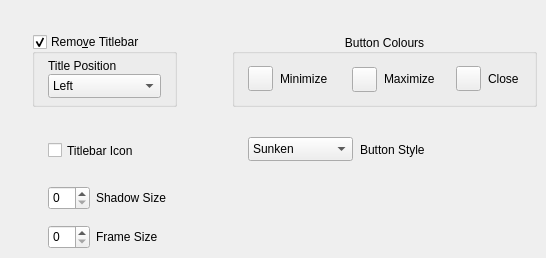
    <widget class="QWidget" name="page_2">
     <widget class="QGroupBox" name="groupBox_Removetitlebar">
      <property name="geometry">
       <rect>
        <x>32</x>
        <y>34</y>
        <width>145</width>
        <height>73</height>
       </rect>
      </property>
      <property name="title">
       <string>Remo&amp;ve Titlebar</string>
      </property>
      <property name="checkable">
       <bool>true</bool>
      </property>
      <widget class="QLabel" name="label">
       <property name="geometry">
        <rect>
         <x>16</x>
         <y>24</y>
         <width>81</width>
         <height>16</height>
        </rect>
       </property>
       <property name="text">
        <string>Title Position</string>
       </property>
      </widget>
      <widget class="QComboBox" name="comboTitleposition">
       <property name="geometry">
        <rect>
         <x>16</x>
         <y>40</y>
         <width>113</width>
         <height>24</height>
        </rect>
       </property>
       <item>
        <property name="text">
         <string>Left</string>
        </property>
       </item>
       <item>
        <property name="text">
         <string>Centre</string>
        </property>
       </item>
       <item>
        <property name="text">
         <string>Right</string>
        </property>
       </item>
      </widget>
     </widget>
     <widget class="QComboBox" name="comboDecobuttons">
      <property name="geometry">
       <rect>
        <x>248</x>
        <y>137</y>
        <width>105</width>
        <height>24</height>
       </rect>
      </property>
      <item>
       <property name="text">
        <string>Sunken</string>
       </property>
      </item>
      <item>
       <property name="text">
        <string>Etched</string>
       </property>
      </item>
      <item>
       <property name="text">
        <string>Raised</string>
       </property>
      </item>
      <item>
       <property name="text">
        <string>Yosemite</string>
       </property>
      </item>
      <item>
       <property name="text">
        <string>Carved</string>
       </property>
      </item>
      <item>
       <property name="text">
        <string>Rectangle</string>
       </property>
      </item>
     </widget>
     <widget class="QLabel" name="label_18">
      <property name="geometry">
       <rect>
        <x>360</x>
        <y>137</y>
        <width>89</width>
        <height>25</height>
       </rect>
      </property>
      <property name="text">
       <string>Button Style</string>
      </property>
     </widget>
     <widget class="QGroupBox" name="groupBox_2">
      <property name="geometry">
       <rect>
        <x>232</x>
        <y>34</y>
        <width>305</width>
        <height>73</height>
       </rect>
      </property>
      <property name="title">
       <string>Button Colours</string>
      </property>
      <property name="alignment">
       <set>Qt::AlignCenter</set>
      </property>
      <widget class="QPushButton" name="pushMincolour">
       <property name="geometry">
        <rect>
         <x>16</x>
         <y>32</y>
         <width>25</width>
         <height>25</height>
        </rect>
       </property>
       <property name="autoFillBackground">
        <bool>true</bool>
       </property>
       <property name="text">
        <string/>
       </property>
      </widget>
      <widget class="QLabel" name="label_19">
       <property name="geometry">
        <rect>
         <x>48</x>
         <y>32</y>
         <width>57</width>
         <height>25</height>
        </rect>
       </property>
       <property name="text">
        <string>Minimize</string>
       </property>
      </widget>
      <widget class="QLabel" name="label_20">
       <property name="geometry">
        <rect>
         <x>152</x>
         <y>32</y>
         <width>57</width>
         <height>25</height>
        </rect>
       </property>
       <property name="text">
        <string>Maximize</string>
       </property>
      </widget>
      <widget class="QPushButton" name="pushMaxcolour">
       <property name="geometry">
        <rect>
         <x>120</x>
         <y>33</y>
         <width>25</width>
         <height>25</height>
        </rect>
       </property>
       <property name="text">
        <string/>
       </property>
      </widget>
      <widget class="QPushButton" name="pushClosecolour">
       <property name="geometry">
        <rect>
         <x>224</x>
         <y>32</y>
         <width>25</width>
         <height>25</height>
        </rect>
       </property>
       <property name="text">
        <string/>
       </property>
      </widget>
      <widget class="QLabel" name="label_21">
       <property name="geometry">
        <rect>
         <x>256</x>
         <y>32</y>
         <width>52</width>
         <height>25</height>
        </rect>
       </property>
       <property name="text">
        <string>Close</string>
       </property>
      </widget>
     </widget>
     <widget class="QCheckBox" name="checkDecoicon">
      <property name="geometry">
       <rect>
        <x>48</x>
        <y>138</y>
        <width>105</width>
        <height>25</height>
       </rect>
      </property>
      <property name="text">
       <string>Titlebar Icon</string>
      </property>
     </widget>
     <widget class="QSpinBox" name="spinShadowsize">
      <property name="geometry">
       <rect>
        <x>48</x>
        <y>186</y>
        <width>42</width>
        <height>24</height>
       </rect>
      </property>
     </widget>
     <widget class="QSpinBox" name="spinFramesize">
      <property name="geometry">
       <rect>
        <x>48</x>
        <y>225</y>
        <width>42</width>
        <height>24</height>
       </rect>
      </property>
     </widget>
     <widget class="QLabel" name="label_22">
      <property name="geometry">
       <rect>
        <x>96</x>
        <y>185</y>
        <width>97</width>
        <height>25</height>
       </rect>
      </property>
      <property name="text">
       <string>Shadow Size</string>
      </property>
     </widget>
     <widget class="QLabel" name="label_23">
      <property name="geometry">
       <rect>
        <x>96</x>
        <y>224</y>
        <width>73</width>
        <height>25</height>
       </rect>
      </property>
      <property name="text">
       <string>Frame Size</string>
      </property>
     </widget>
     <zorder>groupBox_2</zorder>
     <zorder>groupBox_Removetitlebar</zorder>
     <zorder>comboDecobuttons</zorder>
     <zorder>label_18</zorder>
     <zorder>checkDecoicon</zorder>
     <zorder>spinShadowsize</zorder>
     <zorder>spinFramesize</zorder>
     <zorder>label_22</zorder>
     <zorder>label_23</zorder>
    </widget>
